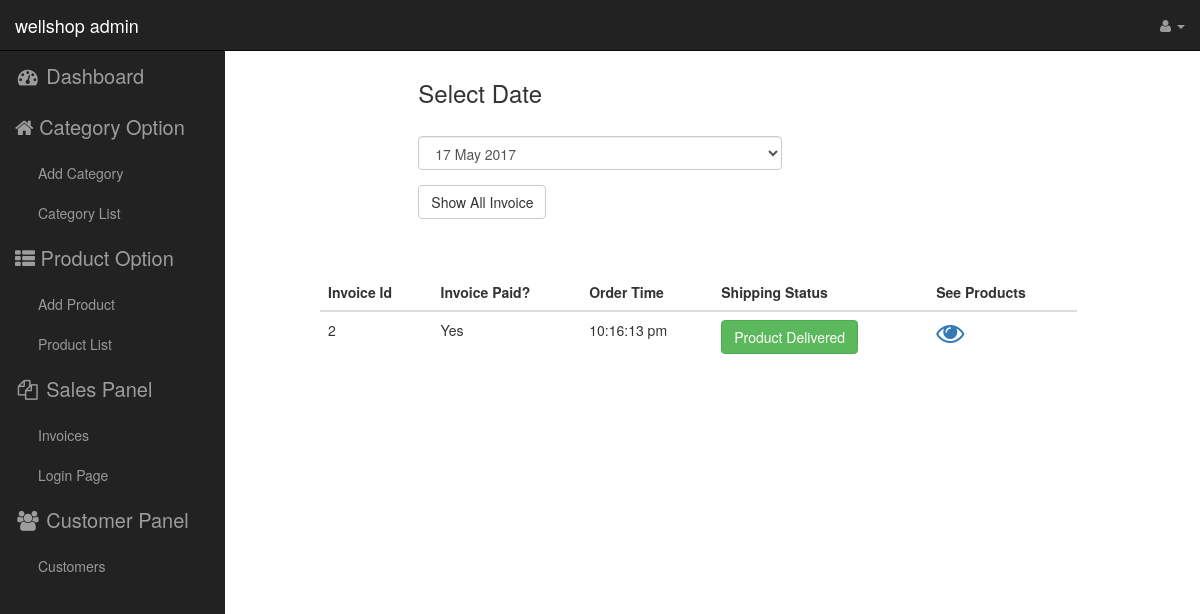
Screenshot of /www/admin/invoices.php?invoice_dates=2017-05-17 with the database file from the repository.
### tables this page shows
CREATE TABLE `invoice` (
  `invoice_id` int(32) NOT NULL AUTO_INCREMENT,
  `customer_id` int(32) NOT NULL,
  `shipping_status` int(32) NOT NULL,
  `invoice_dates` date NOT NULL,
  `invoice_time` time(6) NOT NULL,
  PRIMARY KEY (`invoice_id`)
);

### www/admin/lib/Database.php (called while the page is built, shortened)
<?php
Class Database{
 public $host   = DB_HOST;
 public $user   = DB_USER;
 public $pass   = DB_PASS;
 public $dbname = DB_NAME;
 public $link;
private function connect_db(){
 $this->link = new mysqli($this->host, $this->user, $this->pass,
  $this->dbname);
 }
public function select($query){
  $result = $this->link->query($query) or
   die($this->link->error.__LINE__);
  if($result->num_rows > 0){
    return $result;
  } else {
    return false;
  }
 }
}
?>

### www/admin/classes/Invoice.php (called while the page is built, shortened)
<?php
$filePath = realpath(dirname(__FILE__));
include_once $filePath.'/../lib/Database.php';
class Invoice
{
    private $database;
    public function __construct()
    {
        $this->database = new Database();
    }
    public function get_invoice_dates()
    {
        $query = "SELECT DISTINCT invoice_dates FROM invoice";
        $result = $this->database->select($query);
        return $result;
    }
    public function find_by_date($date)
    {
        $query = "SELECT * FROM invoice WHERE invoice_dates = '$date'";
        $result = $this->database->select($query);
        return $result;
    }
}

### www/admin/invoices.php (the view, shortened to what this page needs)
<?php
include_once "classes/Invoice.php";
?>
<?php
$invoice = new Invoice();
$dates = $invoice->get_invoice_dates();
if (isset($_GET['invoice_dates'])) {
    $invoice_date = $_GET['invoice_dates'];
    $invoices = $invoice->find_by_date($invoice_date);
}
?>
<?php include 'inc/header.php'; ?>
<?php include 'inc/new_sidebar.php'; ?>
    <div id="page-wrapper">
        <div class="container-fluid">
            <div class="row">
                <div class="col-md-4 col-md-offset-4">
                    <form action="" method="GET">
                        <div class="form-group">
                            <h3>Select Date</h3>
                            <br>
                            <select name="invoice_dates" class="form-control">
                                <?php if (isset($dates)): ?>
                                    <?php while ($row = $dates->fetch_assoc()): ?>
                                        <option value="<?=$row['invoice_dates']?>"
                                            <?php if (isset($_GET['invoice_dates'])):?>
                                                <?php if ($_GET['invoice_dates'] == $row['invoice_dates']):?>
                                                    selected
                                                <?php endif;?>
                                            <?php endif;?>
                                        >
                                            <?=date("d F Y", strtotime($row['invoice_dates']))?>
                                        </option>
                                    <?php endwhile;?>
                                <?php endif; ?>
                            </select>
                        </div>
                        <input type="submit" name="submit" class="btn btn-default" value="Show All Invoice">
                    </form>
                </div>
            </div>
            <br><br>
            <div class="row">
                <div class="panel-body col-md-8 col-md-offset-3">
                    <div class="table-responsive">
                        <table id="example" class="table table-hover" style="width: 100%">
                            <thead>
                            <tr>
                                <th>Invoice Id</th>
                                <th>Invoice Paid?</th>
                                <th>Order Time</th>
                                <th>Shipping Status</th>
                                <th>See Products</th>
                            </tr>
                            </thead>
                            <tbody>
                                <?php if (!empty($invoices)): ?>
                                    <?php while($row = $invoices->fetch_assoc()): ?>
                                        <tr>
                                            <td><?=$row['invoice_id']?></td>
                                            <td>Yes</td>
                                            <td><?=date("g:i:s a", strtotime($row['invoice_time']))?></td>
                                            <td>
                                                <?php if ($row['shipping_status'] == 1):?>
                                                    <a class="btn btn-success del">Product Delivered</a>
                                                <?php endif; ?>
                                            </td>
                                            <td>
                                                <a href="product_details.php?id=<?=$row['invoice_id']?>">
                                                    <i class="fa fa-eye fa-2x"></i>
                                                </a>
                                            </td>
                                        </tr>
                                    <?php endwhile;?>
                                <?php endif;?>
                            </tbody>
                        </table>
                    </div>
                </div>
            </div>
        </div>
    </div>

### www/admin/resources/css/sb-admin.css (style rules this page uses)
body { margin-top: 100px; }
@media (min-width:768px) { body { margin-top: 50px; } }
#page-wrapper { width: 100%; padding: 0; background-color: #fff; }
@media (min-width:768px) { #page-wrapper { padding: 10px; } }

### rows the page displays
invoice: invoice_id "2", invoice_time "10:16:13 pm", shipping_status "Product Delivered"

### other values shown
form field invoice_dates "17 May 2017"
